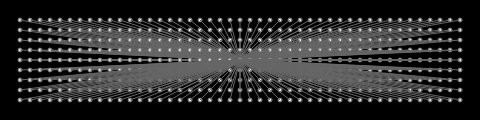
Frame 1 (no input)
Frame 60 (no input): identical to frame 1, image omitted
Frame 120 (the mouse pressed at the canvas centre since frame 60): identical to frame 1, image omitted

The p5.js sketch that drew this single still picture (run headless with seeded random() and noise() and a simulated clock; from frame 60 on, the mouse is pressed at the canvas centre):

// p5.js sketch
// ── sketch.js
function setup() {
  createCanvas(480, 120);
  fill(255);
  stroke(102);
}

function draw() {
  background(0);

  for (let y = 20; y <= height - 20; y += 10) {
    for (let x = 20; x <= width - 20; x += 10) {
      ellipse(x, y, 4, 4);
      line(x, y, width / 2, height / 2);
    }
  }
}
